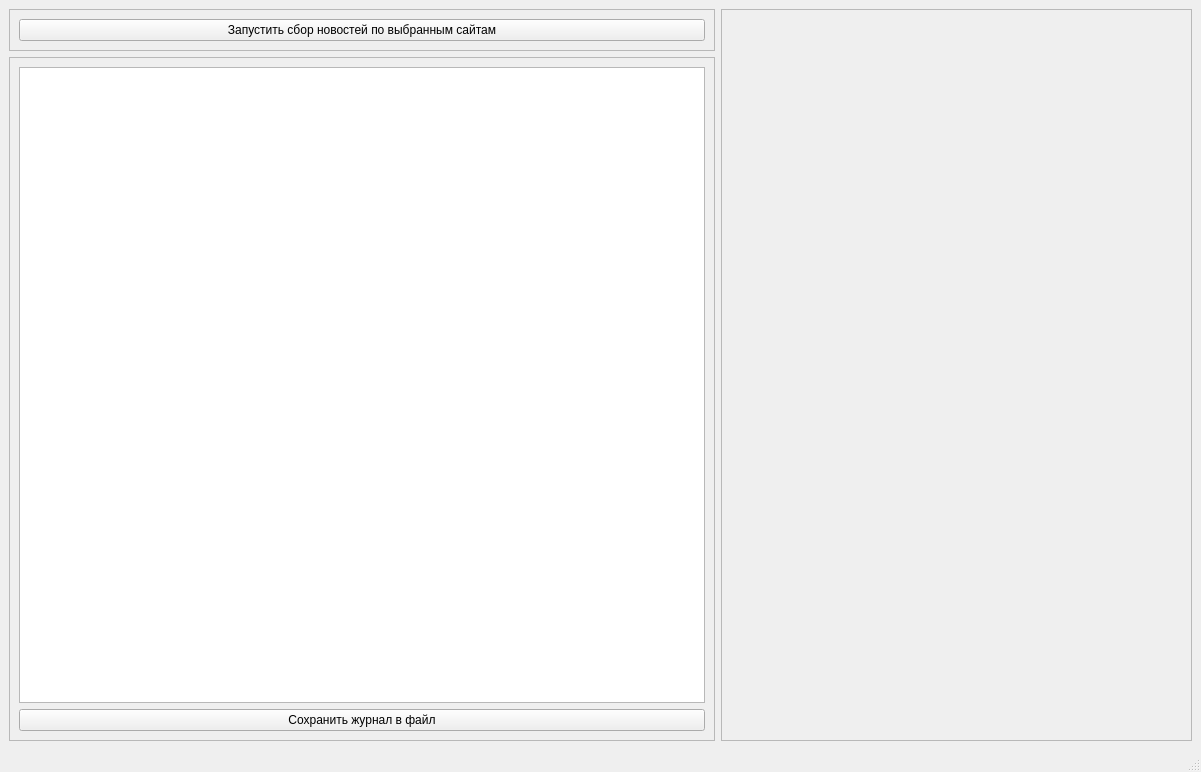
<?xml version="1.0" encoding="UTF-8"?>
<ui version="4.0">
 <class>MainWindow</class>
 <widget class="QMainWindow" name="MainWindow">
  <property name="geometry">
   <rect>
    <x>0</x>
    <y>0</y>
    <width>1201</width>
    <height>772</height>
   </rect>
  </property>
  <property name="windowTitle">
   <string>MainWindow</string>
  </property>
  <widget class="QWidget" name="centralwidget">
   <layout class="QGridLayout" name="gridLayout">
    <item row="0" column="0">
     <layout class="QHBoxLayout" name="horizontalLayout" stretch="3,2">
      <item>
       <layout class="QVBoxLayout" name="verticalLayout_4" stretch="1,55">
        <item>
         <widget class="QFrame" name="frame">
          <property name="sizePolicy">
           <sizepolicy hsizetype="Expanding" vsizetype="Expanding">
            <horstretch>0</horstretch>
            <verstretch>0</verstretch>
           </sizepolicy>
          </property>
          <property name="frameShape">
           <enum>QFrame::Shape::StyledPanel</enum>
          </property>
          <property name="frameShadow">
           <enum>QFrame::Shadow::Raised</enum>
          </property>
          <layout class="QVBoxLayout" name="verticalLayout_2">
           <item>
            <widget class="QPushButton" name="start">
             <property name="text">
              <string>Запустить сбор новостей по выбранным сайтам</string>
             </property>
            </widget>
           </item>
          </layout>
         </widget>
        </item>
        <item>
         <widget class="QFrame" name="frame_2">
          <property name="sizePolicy">
           <sizepolicy hsizetype="Expanding" vsizetype="Expanding">
            <horstretch>0</horstretch>
            <verstretch>0</verstretch>
           </sizepolicy>
          </property>
          <property name="frameShape">
           <enum>QFrame::Shape::StyledPanel</enum>
          </property>
          <property name="frameShadow">
           <enum>QFrame::Shadow::Raised</enum>
          </property>
          <layout class="QGridLayout" name="gridLayout_2">
           <item row="0" column="0">
            <layout class="QVBoxLayout" name="verticalLayout">
             <item>
              <widget class="QPlainTextEdit" name="log_text">
               <property name="readOnly">
                <bool>true</bool>
               </property>
              </widget>
             </item>
             <item>
              <widget class="QPushButton" name="save_log">
               <property name="text">
                <string>Сохранить журнал в файл</string>
               </property>
              </widget>
             </item>
            </layout>
           </item>
          </layout>
         </widget>
        </item>
       </layout>
      </item>
      <item>
       <widget class="QScrollArea" name="scrollArea">
        <property name="widgetResizable">
         <bool>true</bool>
        </property>
        <widget class="QWidget" name="scrollAreaWidgetContents">
         <property name="geometry">
          <rect>
           <x>0</x>
           <y>0</y>
           <width>466</width>
           <height>727</height>
          </rect>
         </property>
         <layout class="QGridLayout" name="gridLayout_4">
          <item row="0" column="0">
           <layout class="QVBoxLayout" name="checkbox_layout">
            <property name="spacing">
             <number>5</number>
            </property>
            <property name="leftMargin">
             <number>5</number>
            </property>
            <property name="topMargin">
             <number>5</number>
            </property>
            <property name="rightMargin">
             <number>5</number>
            </property>
            <property name="bottomMargin">
             <number>5</number>
            </property>
           </layout>
          </item>
         </layout>
        </widget>
       </widget>
      </item>
     </layout>
    </item>
   </layout>
  </widget>
  <widget class="QStatusBar" name="statusbar"/>
 </widget>
 <resources/>
 <connections/>
</ui>
